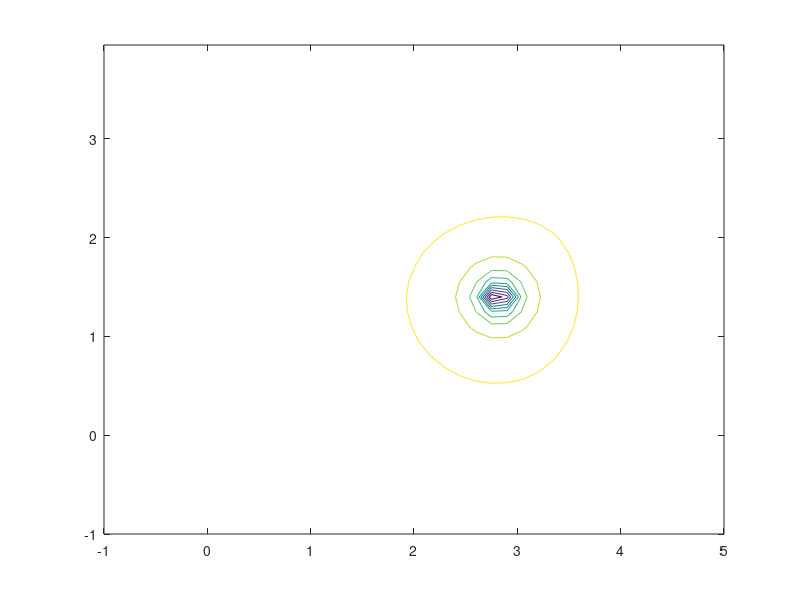

The MATLAB script that drew this image: (Note: this script raises an error after producing the figure.)

Xwall = 3.378
Ywall = 2.159


%edit your ranges to display here.  important to not include the actual
%location of your object in this grid of points or it will give you
%infinities

[px,py]=meshgrid(-1:.15:ceil(Xwall)+1,-1:.15:ceil(Ywall)+1);
[xlim,ylim] = size(px);
V = zeros(xlim, ylim);
Cboxes_walls = 0.1
Cbucket = -1
for i=1:xlim
    for j=1:ylim
%this is the equation and integral with ranges for a specific object:  you
%should be able to figure out what this is and edit appropriately to get
%what you want

%right hand wall X
 wall1dx = @(x)  1./sqrt(((px(i,j)-x).^2) + ((py(i,j)+.5).^2));
 wall2dy = @(y)  1./sqrt(((px(i,j)-Xwall-.5).^2) + ((py(i,j)-y).^2));
 wall3dx = @(x)  1./sqrt(((px(i,j)-x).^2) + ((py(i,j)- Ywall-.5).^2));
 wall4dy = @(y)  1./sqrt(((px(i,j)+ 0.5).^2) + ((py(i,j)-y).^2));
 wall1 = integral(wall1dx,0,Xwall);
 wall2 = integral(wall2dy,0,Ywall);
 wall3 = integral(wall3dx,0,Xwall);
 wall4 = integral(wall4dy,0,Ywall);
 point = 1./sqrt(((px(i,j)-(2.8194)).^2 )+ ((py(i,j)-1.397)).^2);
 V(i,j) = (Cboxes_walls* wall1) + (Cboxes_walls* wall2)+ (Cboxes_walls* wall3)+ (Cboxes_walls* wall4) + Cbucket*point;
    end
end
hold off
contour(px,py,V)
[Ex,Ey] = gradient(V);
hold on
streamslice(px,py,-Ex,-Ey)
hold on
plot(2.8194, 1.397,'rx')
hold on
title('Challenge 1')
plot([0 0 Xwall Xwall 0],[0 Ywall Ywall 0 0] ,'b-')

